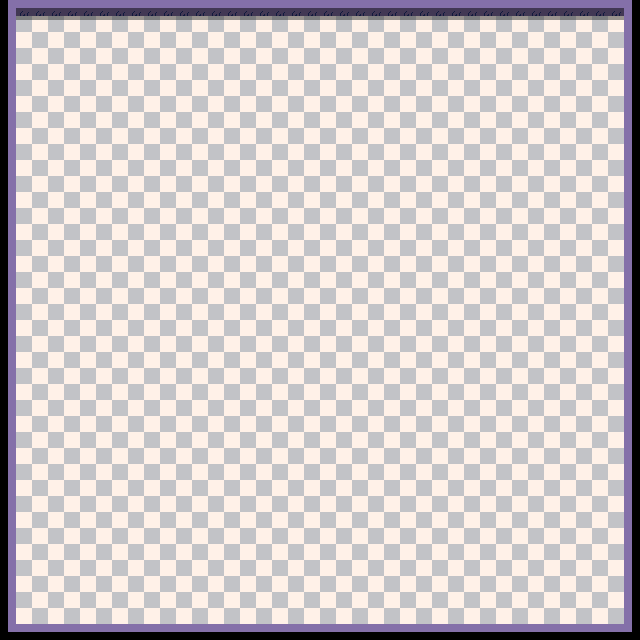

Below is a game level as drawn by its tile map, then a one-line description and the .tmx that defines it (tile-layer data replaced by summaries):
An orthogonal 40x40 tile map with 16x16 px tiles, 2 tile layers (Tile Layer 1, Collidables).

<map version="1.0" orientation="orthogonal" renderorder="right-down" width="40" height="40" tilewidth="16" tileheight="16" nextobjectid="1">
 <tileset firstgid="1" name="sheet" tilewidth="16" tileheight="16" tilecount="16">
  <image source="../sheets/sheet.png" width="64" height="64" />
 </tileset>
 <layer name="Tile Layer 1" width="40" height="40">
  <data>[1600 cells, 1600 non-empty, 13 distinct tile ids]</data>
 </layer>
 <layer name="Collidables" width="40" height="40">
  <data>[1600 cells, 156 non-empty, 8 distinct tile ids]</data>
 </layer>
</map>